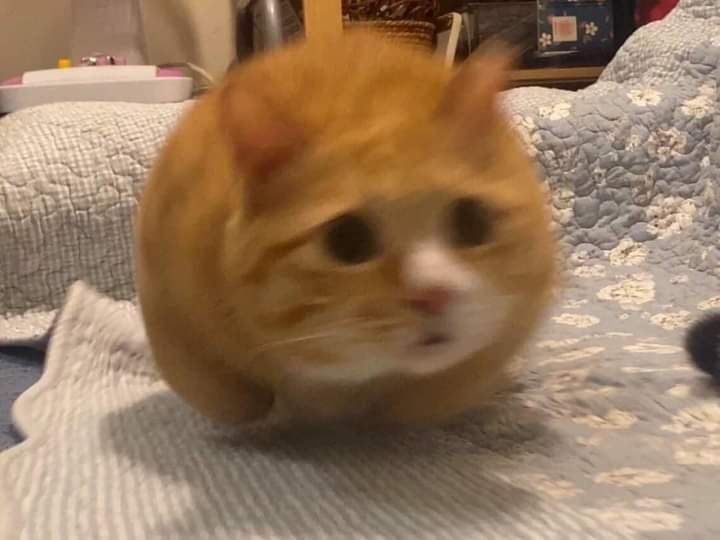
#> input picture image/cat.jpg, 720 x 540 px, found by its file name
$ python imageColor.py
#> lines starting #> are read from the running program, lines starting #| are printed output that depends on the picture
import matplotlib.pyplot as plt

img_path = "cv_ws/image/cat.jpg"

img = plt.imread(img_path)
#> img is the input picture: shape (540, 720, 3); mean R, G, B 150.4, 121.1, 94.4
fig, axs = plt.subplots(2,2,figsize=(10,10))
axs[0,0].imshow(img)
axs[0,1].imshow(img[:,:,0], cmap='Reds')
axs[1,0].imshow(img[:,:,1], cmap='Greens')
axs[1,1].imshow(img[:,:,2], cmap='Blues')
axs[0,0].axis('off')
axs[0,1].axis('off')
axs[1,0].axis('off')
axs[1,1].axis('off')
plt.show()
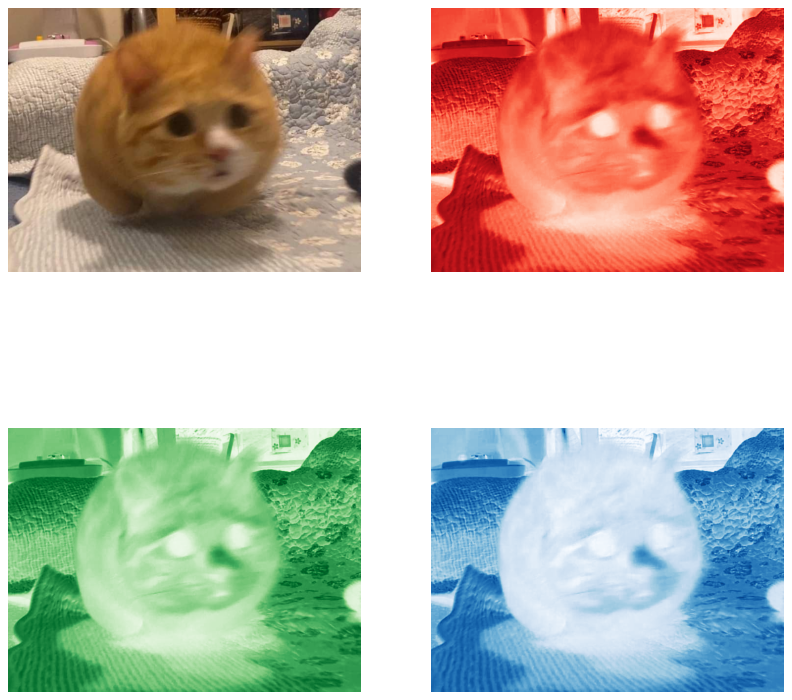
#> figure drawn by matplotlib, 4 panels
